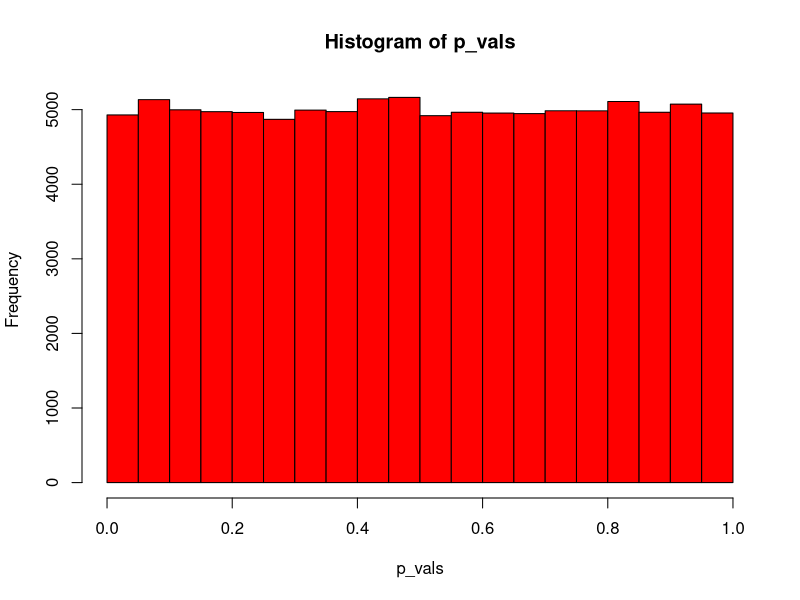

Reproduce this figure in R.
## ---- chunk 1
sim_size <- 1e5
p_vals <- vector(mode = "integer", length = sim_size)
for (i in 1:sim_size) {
  drug <- rnorm(50, mean = 250, sd = 25)
  control <- rnorm(50, mean = 250, sd = 25)
  p_vals[i] <- t.test(drug, control)$p.value
}

hist(p_vals, col = "red")

# ~5% which is expected
sum(p_vals < 0.05) / sim_size
